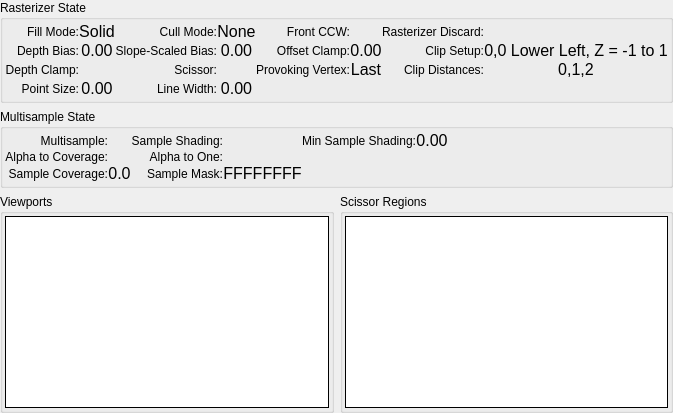
     <widget class="QWidget" name="RS">
      <attribute name="title">
       <string>Rasterizer</string>
      </attribute>
      <layout class="QGridLayout" name="gridLayout_2">
       <property name="leftMargin">
        <number>0</number>
       </property>
       <property name="topMargin">
        <number>0</number>
       </property>
       <property name="rightMargin">
        <number>0</number>
       </property>
       <property name="bottomMargin">
        <number>0</number>
       </property>
       <item row="1" column="0" colspan="2">
        <widget class="QGroupBox" name="MSAAGroup">
         <property name="title">
          <string>Multisample State</string>
         </property>
         <layout class="QGridLayout" name="MSAAGridLayout">
          <property name="leftMargin">
           <number>2</number>
          </property>
          <property name="topMargin">
           <number>2</number>
          </property>
          <property name="rightMargin">
           <number>2</number>
          </property>
          <property name="bottomMargin">
           <number>2</number>
          </property>
          <property name="spacing">
           <number>0</number>
          </property>
          <item row="2" column="8">
           <spacer name="MSAAHSpacer">
            <property name="orientation">
             <enum>Qt::Horizontal</enum>
            </property>
            <property name="sizeType">
             <enum>QSizePolicy::MinimumExpanding</enum>
            </property>
            <property name="sizeHint" stdset="0">
             <size>
              <width>0</width>
              <height>0</height>
             </size>
            </property>
           </spacer>
          </item>
          <item row="1" column="0">
           <widget class="QLabel" name="alphaToCoverageLabel">
            <property name="text">
             <string>Alpha to Coverage:</string>
            </property>
            <property name="alignment">
             <set>Qt::AlignRight|Qt::AlignTrailing|Qt::AlignVCenter</set>
            </property>
            <property name="wordWrap">
             <bool>true</bool>
            </property>
           </widget>
          </item>
          <item row="2" column="0">
           <widget class="QLabel" name="sampleCoverageLabel">
            <property name="text">
             <string>Sample Coverage:</string>
            </property>
            <property name="alignment">
             <set>Qt::AlignRight|Qt::AlignTrailing|Qt::AlignVCenter</set>
            </property>
            <property name="wordWrap">
             <bool>true</bool>
            </property>
           </widget>
          </item>
          <item row="3" column="6" colspan="2">
           <spacer name="MSAAVSpacer">
            <property name="orientation">
             <enum>Qt::Vertical</enum>
            </property>
            <property name="sizeType">
             <enum>QSizePolicy::Preferred</enum>
            </property>
            <property name="sizeHint" stdset="0">
             <size>
              <width>0</width>
              <height>0</height>
             </size>
            </property>
           </spacer>
          </item>
          <item row="0" column="1">
           <widget class="QLabel" name="multisample">
            <property name="text">
             <string/>
            </property>
            <property name="pixmap">
             <pixmap resource="../../Resources/resources.qrc">:/cross.png</pixmap>
            </property>
            <property name="alignment">
             <set>Qt::AlignCenter</set>
            </property>
            <property name="margin">
             <number>4</number>
            </property>
           </widget>
          </item>
          <item row="0" column="4">
           <widget class="QLabel" name="minSampleShadingLabel">
            <property name="text">
             <string>Min Sample Shading:</string>
            </property>
            <property name="alignment">
             <set>Qt::AlignRight|Qt::AlignTrailing|Qt::AlignVCenter</set>
            </property>
            <property name="wordWrap">
             <bool>true</bool>
            </property>
           </widget>
          </item>
          <item row="1" column="3">
           <widget class="QLabel" name="alphaToOne">
            <property name="text">
             <string/>
            </property>
            <property name="pixmap">
             <pixmap resource="../../Resources/resources.qrc">:/cross.png</pixmap>
            </property>
            <property name="alignment">
             <set>Qt::AlignCenter</set>
            </property>
            <property name="margin">
             <number>4</number>
            </property>
           </widget>
          </item>
          <item row="2" column="3">
           <widget class="QLabel" name="sampleMask">
            <property name="font">
             <font>
              <pointsize>12</pointsize>
             </font>
            </property>
            <property name="text">
             <string>FFFFFFFF</string>
            </property>
            <property name="alignment">
             <set>Qt::AlignCenter</set>
            </property>
            <property name="margin">
             <number>4</number>
            </property>
           </widget>
          </item>
          <item row="0" column="2">
           <widget class="QLabel" name="sampleShadingLabel">
            <property name="text">
             <string>Sample Shading:</string>
            </property>
            <property name="alignment">
             <set>Qt::AlignRight|Qt::AlignTrailing|Qt::AlignVCenter</set>
            </property>
            <property name="wordWrap">
             <bool>true</bool>
            </property>
           </widget>
          </item>
          <item row="0" column="0">
           <widget class="QLabel" name="multisampleLabel">
            <property name="text">
             <string>Multisample:</string>
            </property>
            <property name="alignment">
             <set>Qt::AlignRight|Qt::AlignTrailing|Qt::AlignVCenter</set>
            </property>
            <property name="wordWrap">
             <bool>true</bool>
            </property>
           </widget>
          </item>
          <item row="0" column="3">
           <widget class="QLabel" name="sampleShading">
            <property name="text">
             <string/>
            </property>
            <property name="pixmap">
             <pixmap resource="../../Resources/resources.qrc">:/cross.png</pixmap>
            </property>
            <property name="alignment">
             <set>Qt::AlignCenter</set>
            </property>
            <property name="margin">
             <number>4</number>
            </property>
           </widget>
          </item>
          <item row="0" column="5">
           <widget class="QLabel" name="minSampleShading">
            <property name="font">
             <font>
              <pointsize>12</pointsize>
             </font>
            </property>
            <property name="text">
             <string>0.00</string>
            </property>
            <property name="alignment">
             <set>Qt::AlignCenter</set>
            </property>
            <property name="margin">
             <number>4</number>
            </property>
           </widget>
          </item>
          <item row="2" column="2">
           <widget class="QLabel" name="sampleMaskLabel">
            <property name="text">
             <string>Sample Mask:</string>
            </property>
            <property name="alignment">
             <set>Qt::AlignRight|Qt::AlignTrailing|Qt::AlignVCenter</set>
            </property>
            <property name="wordWrap">
             <bool>true</bool>
            </property>
           </widget>
          </item>
          <item row="2" column="1">
           <widget class="QLabel" name="sampleCoverage">
            <property name="font">
             <font>
              <pointsize>12</pointsize>
             </font>
            </property>
            <property name="text">
             <string>0.0</string>
            </property>
            <property name="alignment">
             <set>Qt::AlignCenter</set>
            </property>
            <property name="margin">
             <number>4</number>
            </property>
           </widget>
          </item>
          <item row="1" column="1">
           <widget class="QLabel" name="alphaToCoverage">
            <property name="text">
             <string/>
            </property>
            <property name="pixmap">
             <pixmap resource="../../Resources/resources.qrc">:/cross.png</pixmap>
            </property>
            <property name="alignment">
             <set>Qt::AlignCenter</set>
            </property>
            <property name="margin">
             <number>4</number>
            </property>
           </widget>
          </item>
          <item row="1" column="2">
           <widget class="QLabel" name="alphaToOneLabel">
            <property name="text">
             <string>Alpha to One:</string>
            </property>
            <property name="alignment">
             <set>Qt::AlignRight|Qt::AlignTrailing|Qt::AlignVCenter</set>
            </property>
            <property name="wordWrap">
             <bool>true</bool>
            </property>
           </widget>
          </item>
         </layout>
        </widget>
       </item>
       <item row="2" column="0">
        <widget class="QGroupBox" name="viewportsGroup">
         <property name="sizePolicy">
          <sizepolicy hsizetype="Expanding" vsizetype="Expanding">
           <horstretch>0</horstretch>
           <verstretch>0</verstretch>
          </sizepolicy>
         </property>
         <property name="title">
          <string>Viewports</string>
         </property>
         <layout class="QHBoxLayout" name="horizontalLayout_21">
          <property name="leftMargin">
           <number>2</number>
          </property>
          <property name="topMargin">
           <number>2</number>
          </property>
          <property name="rightMargin">
           <number>2</number>
          </property>
          <property name="bottomMargin">
           <number>2</number>
          </property>
          <item>
           <widget class="RDTreeWidget" name="viewports">
            <property name="frameShape">
             <enum>QFrame::Box</enum>
            </property>
            <property name="frameShadow">
             <enum>QFrame::Plain</enum>
            </property>
            <property name="editTriggers">
             <set>QAbstractItemView::NoEditTriggers</set>
            </property>
            <property name="showDropIndicator" stdset="0">
             <bool>false</bool>
            </property>
            <property name="indentation">
             <number>0</number>
            </property>
            <property name="rootIsDecorated">
             <bool>false</bool>
            </property>
            <property name="allColumnsShowFocus">
             <bool>true</bool>
            </property>
            <attribute name="headerMinimumSectionSize">
             <number>50</number>
            </attribute>
           </widget>
          </item>
         </layout>
        </widget>
       </item>
       <item row="0" column="0" colspan="2">
        <widget class="QGroupBox" name="rasterizerGroup">
         <property name="title">
          <string>Rasterizer State</string>
         </property>
         <layout class="QGridLayout" name="rasterizerGridLayout">
          <property name="leftMargin">
           <number>2</number>
          </property>
          <property name="topMargin">
           <number>2</number>
          </property>
          <property name="rightMargin">
           <number>2</number>
          </property>
          <property name="bottomMargin">
           <number>2</number>
          </property>
          <property name="spacing">
           <number>0</number>
          </property>
          <item row="1" column="0">
           <widget class="QLabel" name="depthBiasLabel">
            <property name="text">
             <string>Depth Bias:</string>
            </property>
            <property name="alignment">
             <set>Qt::AlignRight|Qt::AlignTrailing|Qt::AlignVCenter</set>
            </property>
            <property name="wordWrap">
             <bool>true</bool>
            </property>
           </widget>
          </item>
          <item row="0" column="2">
           <widget class="QLabel" name="cullModeLabel">
            <property name="text">
             <string>Cull Mode:</string>
            </property>
            <property name="alignment">
             <set>Qt::AlignRight|Qt::AlignTrailing|Qt::AlignVCenter</set>
            </property>
            <property name="wordWrap">
             <bool>true</bool>
            </property>
           </widget>
          </item>
          <item row="0" column="4">
           <widget class="QLabel" name="frontCCWLabel">
            <property name="text">
             <string>Front CCW:</string>
            </property>
            <property name="alignment">
             <set>Qt::AlignRight|Qt::AlignTrailing|Qt::AlignVCenter</set>
            </property>
            <property name="wordWrap">
             <bool>true</bool>
            </property>
           </widget>
          </item>
          <item row="0" column="3">
           <widget class="QLabel" name="cullMode">
            <property name="font">
             <font>
              <pointsize>12</pointsize>
             </font>
            </property>
            <property name="text">
             <string>None</string>
            </property>
            <property name="alignment">
             <set>Qt::AlignCenter</set>
            </property>
            <property name="margin">
             <number>4</number>
            </property>
           </widget>
          </item>
          <item row="0" column="5">
           <widget class="QLabel" name="frontCCW">
            <property name="text">
             <string/>
            </property>
            <property name="pixmap">
             <pixmap resource="../../Resources/resources.qrc">:/cross.png</pixmap>
            </property>
            <property name="alignment">
             <set>Qt::AlignCenter</set>
            </property>
            <property name="margin">
             <number>4</number>
            </property>
           </widget>
          </item>
          <item row="0" column="0">
           <widget class="QLabel" name="fillModeLabel">
            <property name="text">
             <string>Fill Mode:</string>
            </property>
            <property name="alignment">
             <set>Qt::AlignRight|Qt::AlignTrailing|Qt::AlignVCenter</set>
            </property>
            <property name="wordWrap">
             <bool>true</bool>
            </property>
           </widget>
          </item>
          <item row="0" column="1">
           <widget class="QLabel" name="fillMode">
            <property name="font">
             <font>
              <pointsize>12</pointsize>
             </font>
            </property>
            <property name="text">
             <string>Solid</string>
            </property>
            <property name="alignment">
             <set>Qt::AlignCenter</set>
            </property>
            <property name="margin">
             <number>4</number>
            </property>
           </widget>
          </item>
          <item row="1" column="9">
           <spacer name="rastHSpacer">
            <property name="orientation">
             <enum>Qt::Horizontal</enum>
            </property>
            <property name="sizeType">
             <enum>QSizePolicy::MinimumExpanding</enum>
            </property>
            <property name="sizeHint" stdset="0">
             <size>
              <width>0</width>
              <height>0</height>
             </size>
            </property>
           </spacer>
          </item>
          <item row="0" column="6">
           <widget class="QLabel" name="rasterizerDiscardLabel">
            <property name="text">
             <string>Rasterizer Discard:</string>
            </property>
            <property name="alignment">
             <set>Qt::AlignRight|Qt::AlignTrailing|Qt::AlignVCenter</set>
            </property>
            <property name="wordWrap">
             <bool>true</bool>
            </property>
           </widget>
          </item>
          <item row="1" column="1">
           <widget class="QLabel" name="depthBias">
            <property name="font">
             <font>
              <pointsize>12</pointsize>
             </font>
            </property>
            <property name="text">
             <string>0.00</string>
            </property>
            <property name="alignment">
             <set>Qt::AlignCenter</set>
            </property>
            <property name="margin">
             <number>4</number>
            </property>
           </widget>
          </item>
          <item row="1" column="5">
           <widget class="QLabel" name="offsetClamp">
            <property name="font">
             <font>
              <pointsize>12</pointsize>
             </font>
            </property>
            <property name="text">
             <string>0.00</string>
            </property>
            <property name="alignment">
             <set>Qt::AlignCenter</set>
            </property>
            <property name="margin">
             <number>4</number>
            </property>
           </widget>
          </item>
          <item row="1" column="4">
           <widget class="QLabel" name="offsetClampLabel">
            <property name="text">
             <string>Offset Clamp:</string>
            </property>
            <property name="alignment">
             <set>Qt::AlignRight|Qt::AlignTrailing|Qt::AlignVCenter</set>
            </property>
            <property name="wordWrap">
             <bool>true</bool>
            </property>
           </widget>
          </item>
          <item row="1" column="3">
           <widget class="QLabel" name="slopeScaledBias">
            <property name="font">
             <font>
              <pointsize>12</pointsize>
             </font>
            </property>
            <property name="text">
             <string>0.00</string>
            </property>
            <property name="alignment">
             <set>Qt::AlignCenter</set>
            </property>
            <property name="margin">
             <number>4</number>
            </property>
           </widget>
          </item>
          <item row="1" column="2">
           <widget class="QLabel" name="slopeScaledBiasLabel">
            <property name="text">
             <string>Slope-Scaled Bias:</string>
            </property>
            <property name="alignment">
             <set>Qt::AlignRight|Qt::AlignTrailing|Qt::AlignVCenter</set>
            </property>
            <property name="wordWrap">
             <bool>true</bool>
            </property>
           </widget>
          </item>
          <item row="1" column="7">
           <widget class="QLabel" name="clipSetup">
            <property name="font">
             <font>
              <pointsize>12</pointsize>
             </font>
            </property>
            <property name="text">
             <string>0,0 Lower Left, Z = -1 to 1</string>
            </property>
            <property name="alignment">
             <set>Qt::AlignCenter</set>
            </property>
            <property name="margin">
             <number>4</number>
            </property>
           </widget>
          </item>
          <item row="5" column="2">
           <spacer name="rastVSpacer">
            <property name="orientation">
             <enum>Qt::Vertical</enum>
            </property>
            <property name="sizeType">
             <enum>QSizePolicy::Preferred</enum>
            </property>
            <property name="sizeHint" stdset="0">
             <size>
              <width>0</width>
              <height>0</height>
             </size>
            </property>
           </spacer>
          </item>
          <item row="1" column="6">
           <widget class="QLabel" name="clipSetupLabel">
            <property name="text">
             <string>Clip Setup:</string>
            </property>
            <property name="alignment">
             <set>Qt::AlignRight|Qt::AlignTrailing|Qt::AlignVCenter</set>
            </property>
            <property name="wordWrap">
             <bool>true</bool>
            </property>
           </widget>
          </item>
          <item row="0" column="7">
           <widget class="QLabel" name="rasterizerDiscard">
            <property name="text">
             <string/>
            </property>
            <property name="pixmap">
             <pixmap resource="../../Resources/resources.qrc">:/cross.png</pixmap>
            </property>
            <property name="alignment">
             <set>Qt::AlignCenter</set>
            </property>
            <property name="margin">
             <number>4</number>
            </property>
           </widget>
          </item>
          <item row="2" column="5">
           <widget class="QLabel" name="provoking">
            <property name="font">
             <font>
              <pointsize>12</pointsize>
             </font>
            </property>
            <property name="text">
             <string>Last</string>
            </property>
            <property name="alignment">
             <set>Qt::AlignCenter</set>
            </property>
            <property name="margin">
             <number>4</number>
            </property>
           </widget>
          </item>
          <item row="2" column="4">
           <widget class="QLabel" name="provokingLabel">
            <property name="text">
             <string>Provoking Vertex:</string>
            </property>
            <property name="alignment">
             <set>Qt::AlignRight|Qt::AlignTrailing|Qt::AlignVCenter</set>
            </property>
            <property name="wordWrap">
             <bool>true</bool>
            </property>
           </widget>
          </item>
          <item row="2" column="6">
           <widget class="QLabel" name="clipDistanceLabel">
            <property name="text">
             <string>Clip Distances:</string>
            </property>
            <property name="alignment">
             <set>Qt::AlignRight|Qt::AlignTrailing|Qt::AlignVCenter</set>
            </property>
            <property name="wordWrap">
             <bool>true</bool>
            </property>
           </widget>
          </item>
          <item row="2" column="7">
           <widget class="QLabel" name="clipDistance">
            <property name="font">
             <font>
              <pointsize>12</pointsize>
             </font>
            </property>
            <property name="text">
             <string>0,1,2</string>
            </property>
            <property name="alignment">
             <set>Qt::AlignCenter</set>
            </property>
            <property name="margin">
             <number>4</number>
            </property>
           </widget>
          </item>
          <item row="2" column="3">
           <widget class="QLabel" name="scissorEnabled">
            <property name="text">
             <string/>
            </property>
            <property name="pixmap">
             <pixmap resource="../../Resources/resources.qrc">:/cross.png</pixmap>
            </property>
            <property name="alignment">
             <set>Qt::AlignCenter</set>
            </property>
            <property name="margin">
             <number>4</number>
            </property>
           </widget>
          </item>
          <item row="2" column="2">
           <widget class="QLabel" name="scissorLabel">
            <property name="text">
             <string>Scissor:</string>
            </property>
            <property name="alignment">
             <set>Qt::AlignRight|Qt::AlignTrailing|Qt::AlignVCenter</set>
            </property>
            <property name="wordWrap">
             <bool>true</bool>
            </property>
           </widget>
          </item>
          <item row="3" column="2">
           <widget class="QLabel" name="lineWidthLabel">
            <property name="text">
             <string>Line Width:</string>
            </property>
            <property name="alignment">
             <set>Qt::AlignRight|Qt::AlignTrailing|Qt::AlignVCenter</set>
            </property>
            <property name="wordWrap">
             <bool>true</bool>
            </property>
           </widget>
          </item>
          <item row="3" column="3">
           <widget class="QLabel" name="lineWidth">
            <property name="font">
             <font>
              <pointsize>12</pointsize>
             </font>
            </property>
            <property name="text">
             <string>0.00</string>
            </property>
            <property name="alignment">
             <set>Qt::AlignCenter</set>
            </property>
            <property name="margin">
             <number>4</number>
            </property>
           </widget>
          </item>
          <item row="2" column="1">
           <widget class="QLabel" name="depthClamp">
            <property name="text">
             <string/>
            </property>
            <property name="pixmap">
             <pixmap resource="../../Resources/resources.qrc">:/cross.png</pixmap>
            </property>
            <property name="alignment">
             <set>Qt::AlignCenter</set>
            </property>
            <property name="margin">
             <number>4</number>
            </property>
           </widget>
          </item>
          <item row="2" column="0">
           <widget class="QLabel" name="depthClampLabel">
            <property name="text">
             <string>Depth Clamp:</string>
            </property>
            <property name="alignment">
             <set>Qt::AlignRight|Qt::AlignTrailing|Qt::AlignVCenter</set>
            </property>
            <property name="wordWrap">
             <bool>true</bool>
            </property>
           </widget>
          </item>
          <item row="3" column="0">
           <widget class="QLabel" name="pointSizeLabel">
            <property name="text">
             <string>Point Size:</string>
            </property>
            <property name="alignment">
             <set>Qt::AlignRight|Qt::AlignTrailing|Qt::AlignVCenter</set>
            </property>
            <property name="wordWrap">
             <bool>true</bool>
            </property>
           </widget>
          </item>
          <item row="3" column="1">
           <widget class="QLabel" name="pointSize">
            <property name="font">
             <font>
              <pointsize>12</pointsize>
             </font>
            </property>
            <property name="text">
             <string>0.00</string>
            </property>
            <property name="alignment">
             <set>Qt::AlignCenter</set>
            </property>
            <property name="margin">
             <number>4</number>
            </property>
           </widget>
          </item>
         </layout>
        </widget>
       </item>
       <item row="2" column="1">
        <widget class="QGroupBox" name="scissorGroup">
         <property name="sizePolicy">
          <sizepolicy hsizetype="Expanding" vsizetype="Expanding">
           <horstretch>0</horstretch>
           <verstretch>0</verstretch>
          </sizepolicy>
         </property>
         <property name="title">
          <string>Scissor Regions</string>
         </property>
         <layout class="QHBoxLayout" name="horizontalLayout_22">
          <property name="leftMargin">
           <number>2</number>
          </property>
          <property name="topMargin">
           <number>2</number>
          </property>
          <property name="rightMargin">
           <number>2</number>
          </property>
          <property name="bottomMargin">
           <number>2</number>
          </property>
          <item>
           <widget class="RDTreeWidget" name="scissors">
            <property name="frameShape">
             <enum>QFrame::Box</enum>
            </property>
            <property name="frameShadow">
             <enum>QFrame::Plain</enum>
            </property>
            <property name="editTriggers">
             <set>QAbstractItemView::NoEditTriggers</set>
            </property>
            <property name="showDropIndicator" stdset="0">
             <bool>false</bool>
            </property>
            <property name="indentation">
             <number>0</number>
            </property>
            <property name="rootIsDecorated">
             <bool>false</bool>
            </property>
            <property name="allColumnsShowFocus">
             <bool>true</bool>
            </property>
            <attribute name="headerMinimumSectionSize">
             <number>50</number>
            </attribute>
           </widget>
          </item>
         </layout>
        </widget>
       </item>
      </layout>
     </widget>
